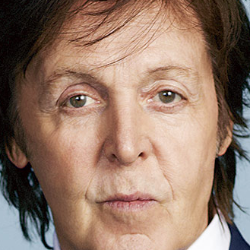
#> input picture paul.png, 250 x 250 px
$ python color_cluster.py
#> lines starting #> are read from the running program, lines starting #| are printed output that depends on the picture
import cv2
from sklearn.cluster import KMeans
import matplotlib.pyplot as plt
from mpl_toolkits.mplot3d import Axes3D
import numpy as np

class DominantColors:

    CLUSTERS = None
    IMAGE = None
    COLORS = None
    LABELS = None

    def __init__(self, image, clusters=3):
        self.CLUSTERS = clusters
        self.IMAGE = image

    def dominantColors(self):

        #read image
        img = cv2.imread(self.IMAGE)
#> img is the input picture: shape (250, 250, 3); mean B, G, R 105.2, 120.9, 147.6

        #convert to rgb from bgr
        img = cv2.cvtColor(img, cv2.COLOR_BGR2RGB)

        #reshaping to a list of pixels
        img = img.reshape((img.shape[0] * img.shape[1], 3))

        #save image after operations
        self.IMAGE = img

        #using k-means to cluster pixels
        kmeans = KMeans(n_clusters = self.CLUSTERS)
        kmeans.fit(img)

        #the cluster centers are our dominant colors.
        self.COLORS = kmeans.cluster_centers_

        #save labels
        self.LABELS = kmeans.labels_

        #returning after converting to integer from float
        return self.COLORS.astype(int)

    def rgb_to_hex(self, rgb):
        return '#%02x%02x%02x' % (int(rgb[0]), int(rgb[1]), int(rgb[2]))

    def plotClusters(self):
        #plotting
        fig = plt.figure()
        ax = Axes3D(fig)
        for label, pix in zip(self.LABELS, self.IMAGE):
            ax.scatter(pix[0], pix[1], pix[2], color = self.rgb_to_hex(self.COLORS[label]))
        plt.show()

    def plotHistogram(self):

        #labels form 0 to no. of clusters
        numLabels = np.arange(0, self.CLUSTERS+1)

        #create frequency count tables
        (hist, _) = np.histogram(self.LABELS, bins = numLabels)
        hist = hist.astype("float")
        hist /= hist.sum()

        #appending frequencies to cluster centers
        colors = self.COLORS

        #descending order sorting as per frequency count
        colors = colors[(-hist).argsort()]
        hist = hist[(-hist).argsort()]

        #creating empty chart
        chart = np.zeros((50, 500, 3), np.uint8)
        start = 0

        #creating color rectangles
        for i in range(self.CLUSTERS):
            end = start + hist[i] * 500

            #getting rgb values
            r = colors[i][0]
            g = colors[i][1]
            b = colors[i][2]

            #using cv2.rectangle to plot colors
            cv2.rectangle(chart, (int(start), 0), (int(end), 50), (r,g,b), -1)
            start = end
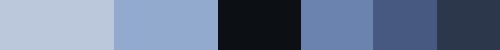
#> chart: shape (50, 500, 3); mean of channels 0, 1, 2 147.7, 120.8, 105; drawn as B, G, R

        #display chart
        plt.figure()
        plt.axis("off")
        plt.imshow(chart)
        plt.show()


img = 'paul.png'
clusters = 6
dc = DominantColors(img, clusters)
colors = dc.dominantColors()
print(colors)
dc.plotHistogram()
# dc.plotClusters()

$ run again, with 2018-10-29 01_39_30-Zdjęcie - Zdjęcia Google - Opera.png copied over paul.png
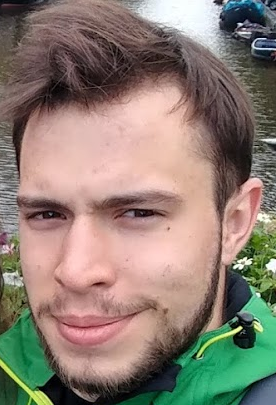
#> input picture 2018-10-29 01_39_30-Zdjęcie - Zdjęcia Google - Opera.png, 276 x 405 px
#> in dominantColors, img is the input picture: shape (405, 276, 3); mean B, G, R 115, 126.2, 139.9
#> after the loop in plotHistogram, `for i in range(self.CLUSTERS):`:
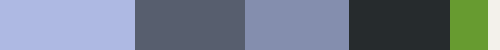
#> chart: shape (50, 500, 3); mean of channels 0, 1, 2 140.1, 126.4, 114.9; drawn as B, G, R

$ run again, with 2018-10-29 01_39_52-Zdjęcie - Zdjęcia Google - Opera.png copied over paul.png
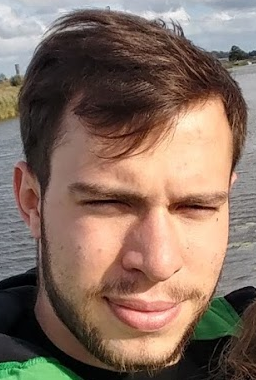
#> input picture 2018-10-29 01_39_52-Zdjęcie - Zdjęcia Google - Opera.png, 256 x 380 px
#> in dominantColors, img is the input picture: shape (380, 256, 3); mean B, G, R 96.2, 109.6, 132.5
#> after the loop in plotHistogram, `for i in range(self.CLUSTERS):`:
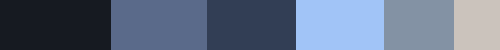
#> chart: shape (50, 500, 3); mean of channels 0, 1, 2 132.7, 110, 96.4; drawn as B, G, R

$ run again, with 2018-10-29 01_40_12-Zdjęcie - Zdjęcia Google - Opera.png copied over paul.png
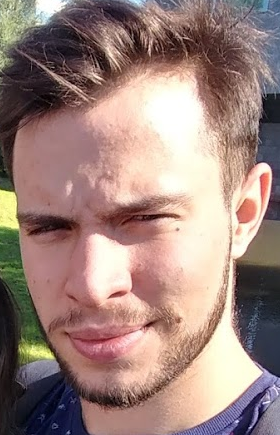
#> input picture 2018-10-29 01_40_12-Zdjęcie - Zdjęcia Google - Opera.png, 280 x 435 px
#> in dominantColors, img is the input picture: shape (435, 280, 3); mean B, G, R 125.2, 132.3, 157.8
#> after the loop in plotHistogram, `for i in range(self.CLUSTERS):`:
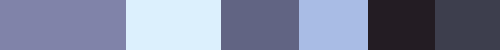
#> chart: shape (50, 500, 3); mean of channels 0, 1, 2 157.4, 132, 125.1; drawn as B, G, R
